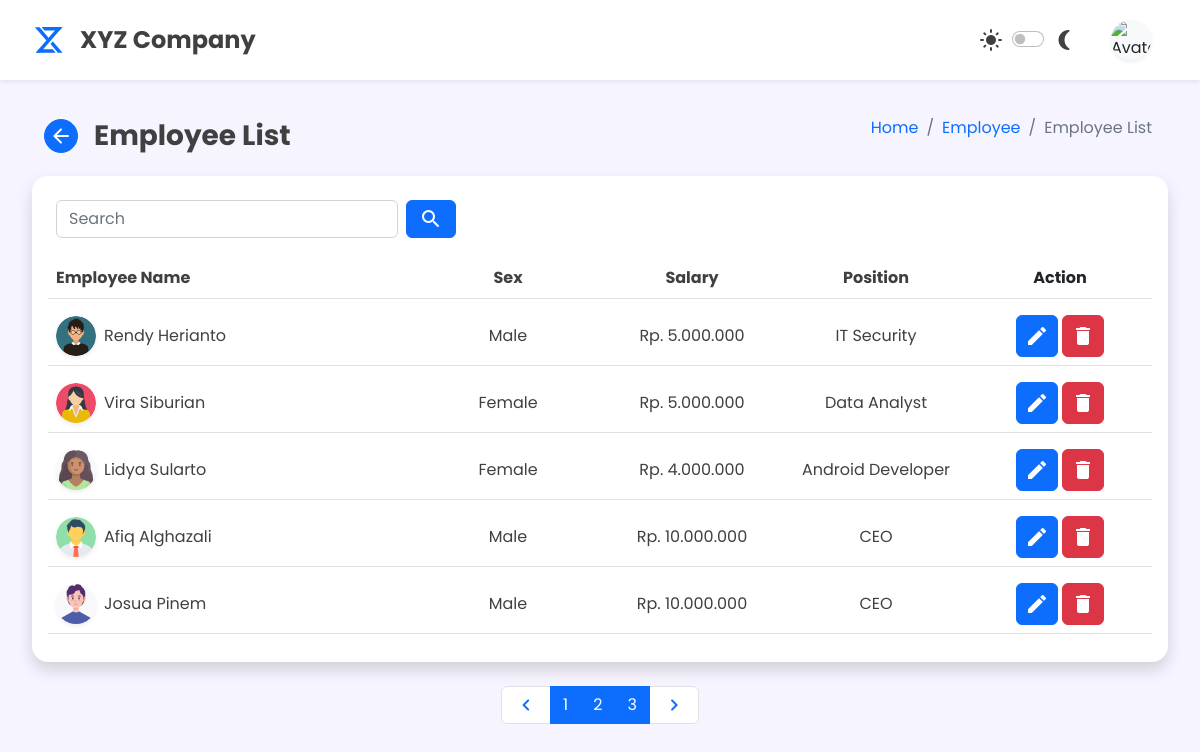
/sources/admin/admin-employee-list.php?halaman=3 (signed in), run on an earlier commit of the app's database.
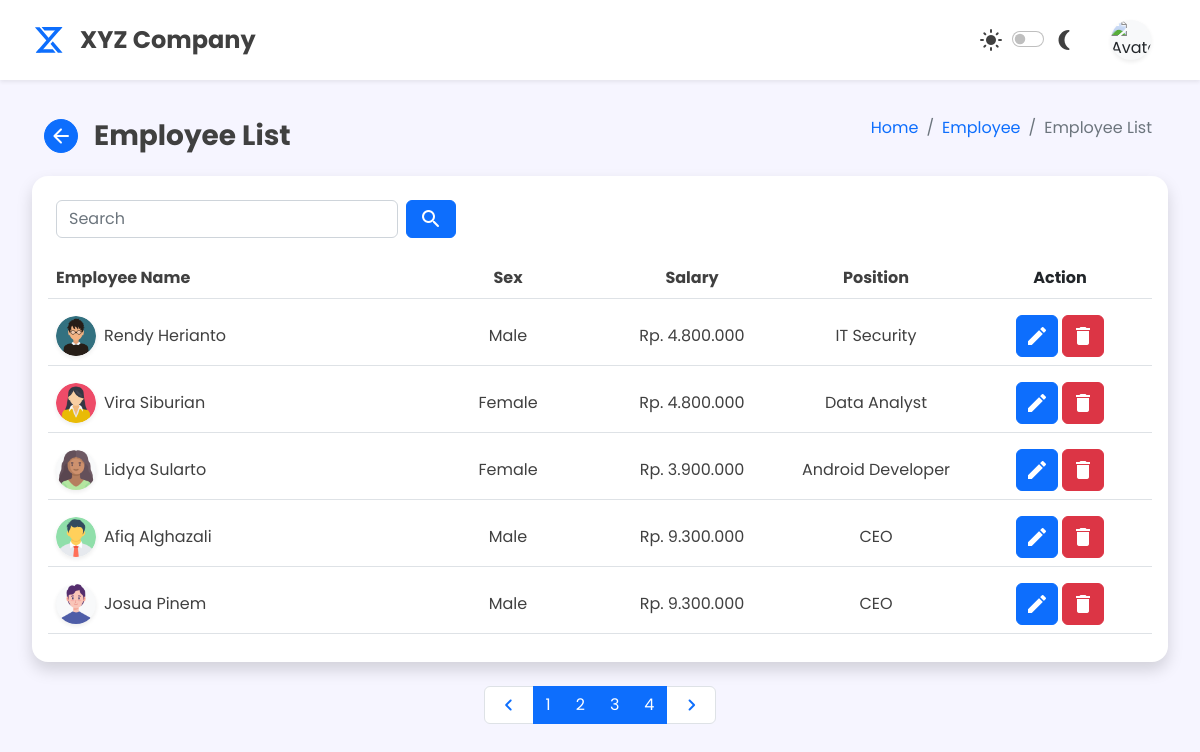
And on a later commit of the database.
### tables this page shows
CREATE TABLE `karyawan_tetap` (
  `id` int(20) NOT NULL,
  `kode_karyawan` varchar(7) NOT NULL,
  `nama` varchar(50) NOT NULL,
  `nip` varchar(20) NOT NULL,
  `tanggal` date NOT NULL,
  `tempat` varchar(20) NOT NULL,
  `alamat` varchar(150) NOT NULL,
  `foto` varchar(100) NOT NULL,
  `posisi` varchar(20) NOT NULL,
  `jenis_kelamin` varchar(10) NOT NULL,
  `gaji` bigint(30) NOT NULL
);

### sources/admin/admin-employee-list.php (the view, shortened to what the changed rows need)
<!DOCTYPE html>
<html lang="en">
<head>
    <link href="https://cdn.jsdelivr.net/npm/bootstrap@5.2.2/dist/css/bootstrap.min.css" rel="stylesheet"
 />
    <link rel="stylesheet" href="../../assets/style/main.css">
</head>
<?php
require '../../php/functions.php';
?>
<body class="d-flex">
    <div class="content col d-flex flex-column gap-3 mb-2">
        <div class="d-flex flex-column px-2">
            <div class="d-flex row mx-1 mx-lg-4 gap-4">
                <div class="container col rounded-4 shadow border-0 d-flex flex-column p-2">
                    <table class="table table-hover">
                        <thead>
                            <tr class="d-flex col px-2 py-1">
                                <th class="col-8 col-sm-4 col-xxl d-flex text">Employee Name</th>
                                <th class="col d-none d-sm-flex justify-content-center align-items-center text">Sex</th>
                                <th class="col d-none d-sm-flex justify-content-center align-items-center text">Salary
                                </th>
                                <th class="col d-none d-sm-flex justify-content-center align-items-center text">Position
                                </th>
                                <th class="col d-flex justify-content-center gap-1">Action</th>
                            </tr>
                        </thead>
                        <tbody>
                            <?php
                            $batas = 5;
                            $halaman = isset($_GET['halaman'])?(int)$_GET['halaman'] : 1;
                            $halaman_awal = ($halaman>1) ? ($halaman * $batas) - $batas : 0;
                            $data = mysqli_query($koneksi,"SELECT * FROM karyawan_tetap");
                            $jumlah_data = mysqli_num_rows($data);
                            $total_halaman = ceil($jumlah_data / $batas);
                            if(isset($_POST['send'])){
                                $keyword = $_POST['cari'];
                                $user2 = mysqli_query($koneksi, "SELECT * FROM karyawan_tetap
                                WHERE nama LIKE '%$keyword%'
                                OR jenis_kelamin LIKE '%$keyword%'
                                OR posisi LIKE '%$keyword%'");
                            }else {
                                $user2 = mysqli_query($koneksi,"SELECT * FROM karyawan_tetap limit $halaman_awal, $batas");
                            }
                            while($u = mysqli_fetch_assoc($user2)):
                            ?>
                            <tr class="d-flex col px-2 py-1">
                                <td class="col-8 col-sm-4 col-xxl d-flex gap-2 align-items-center">
                                    <img id="profile-img" src="../user-img/<?= $u['foto']?>"
                                        class="rounded-circle bg-light shadow-sm" alt="Avatar" />
                                    <span class="text"><?= $u['nama']; ?></span>
                                </td>
                                <td class="col d-none d-sm-flex justify-content-center align-items-center text">
                                    <?= $u['jenis_kelamin']; ?>
                                </td>
                                <?php
                                    $gaji = $u['gaji'];
                                    $gaji = $gaji*1000;
                                ?>
                                <td class="col d-none d-sm-flex justify-content-center align-items-center text">
                                    Rp. <?php echo number_format($gaji, 0, '', '.'); ?>
                                </td>
                                <td class="col d-none d-sm-flex justify-content-center align-items-center text">
                                    <?= $u['posisi']; ?>
                                </td>
                                <td class="col d-flex justify-content-center gap-1">
                                    <a href="./admin-employee-edit.php?user=<?=$u['kode_karyawan']?>" style="text-decoration:none">
                                        <button type="button"
                                            class="btn btn-primary d-flex align-items-center p-md-2 p-1" title="print">
                                            <i class="material-icons">&#xe3c9</i>
                                        </button>
                                    </a>
                                    <a href="../deleteKaryawan.php?user=<?=$u['kode_karyawan']?>" style="text-decoration: none;"
                                        onclick="return confirm('Apakah anda ingin menghapus data <?=$u['nama']?>')">
                                        <button type="button"
                                            class="btn btn-danger d-flex align-items-center p-md-2 p-1" title="print">
                                            <i class="material-icons">&#xe872</i>
                                        </button>
                                    </a>
                                </td>
                            </tr>
                            <?php endwhile; ?>
                        </tbody>
                    </table>
                </div>
                <nav aria-label="..." class="d-flex justify-content-center mt-auto">
                    <ul class="pagination">
                        <?php
                        for($x=1;$x<=$total_halaman;$x++):
                        ?>
                        <li class="page-item active" aria-current="page">
                            <a class="page-link" href="?halaman=<?php echo $x ?>"><?php echo $x; ?></a>
                        </li>
                        <?php endfor; ?>
                    </ul>
                </nav>
            </div>
        </div>
    </div>
</body>
</html>

What changed in the data, as far as the page shows it:
changed karyawan_tetap "Rendy Herianto": gaji "5.000.000" → "4.800.000"
changed karyawan_tetap "Vira Siburian": gaji "5.000.000" → "4.800.000"
changed karyawan_tetap "Lidya Sularto": gaji "4.000.000" → "3.900.000"
changed karyawan_tetap "Afiq Alghazali": gaji "10.000.000" → "9.300.000"
changed karyawan_tetap "Josua Pinem": gaji "10.000.000" → "9.300.000"
Also different on the page:
new list line: "4"
